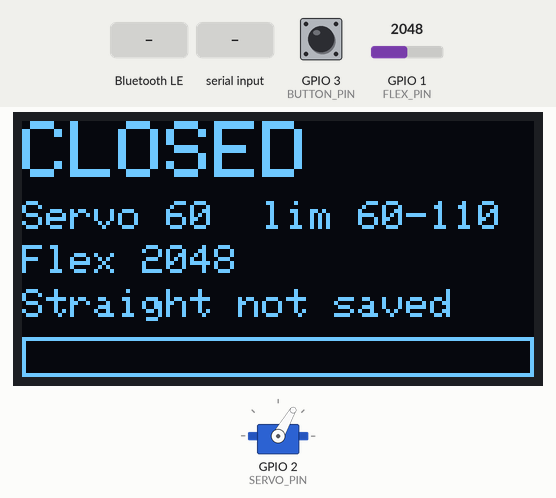
Recording of a sketch running on a simulated Seeed XIAO ESP32-S3. On the bench: 128×64 one-colour display, servo. The test bench sets the inputs (shaded band); at power-on: GPIO 3 (BUTTON_PIN) HIGH, GPIO 1 (FLEX_PIN) = 2048 (analog values on the 0–4095 scale). EEPROM starts erased; nothing arrives over Bluetooth unless stated; a phone connects over Bluetooth LE 3 s after start; what the sketch prints to the serial monitor is not drawn.

Above: at 1.2 s.
1.3 s: GPIO 3 (BUTTON_PIN) pulled LOW for 0.15 s
At 2.3 s:
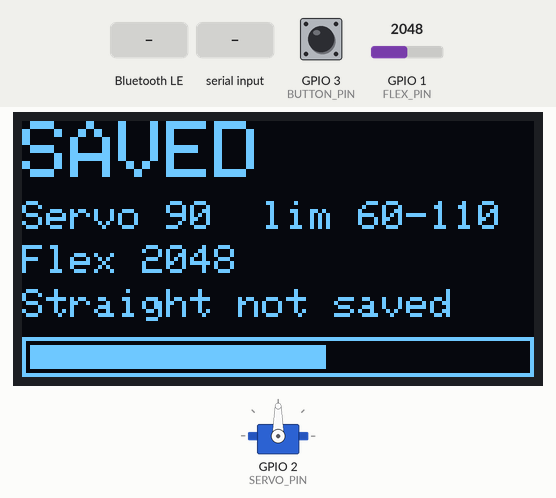
4.4 s: Bluetooth LE write "o" received
At 5.1 s:
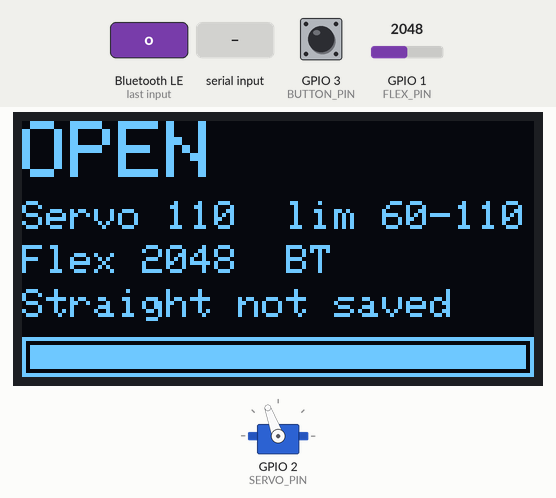
6.3 s: "c" received over Serial
At 8.1 s:
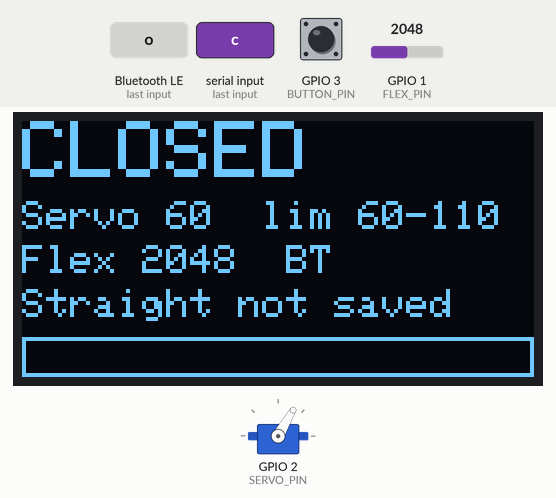
8.7 s: Bluetooth LE write "t" received
At 10.0 s:
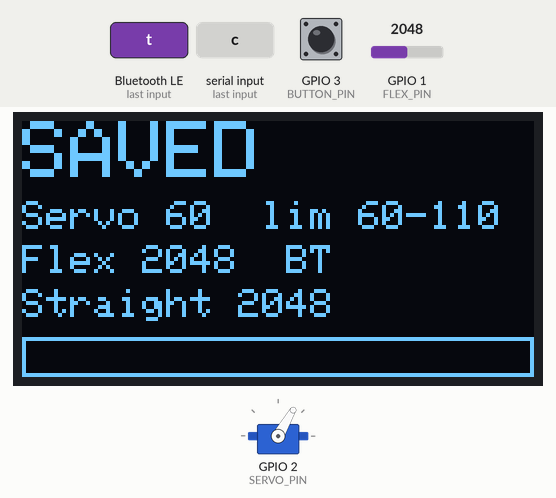
11.7 s: "s" received over Serial
At 12.8 s:
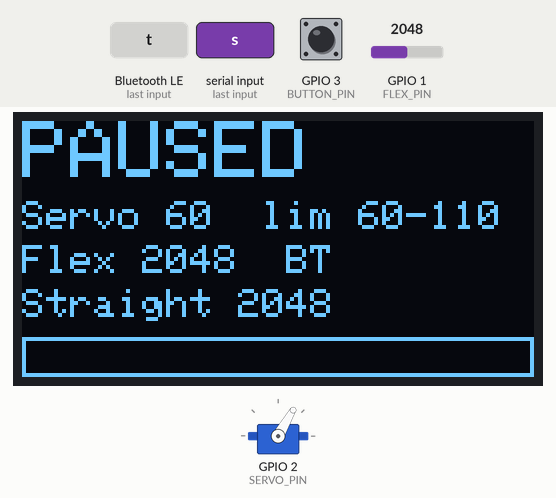
13.2 s: Bluetooth LE write "O" received
At 14.6 s:
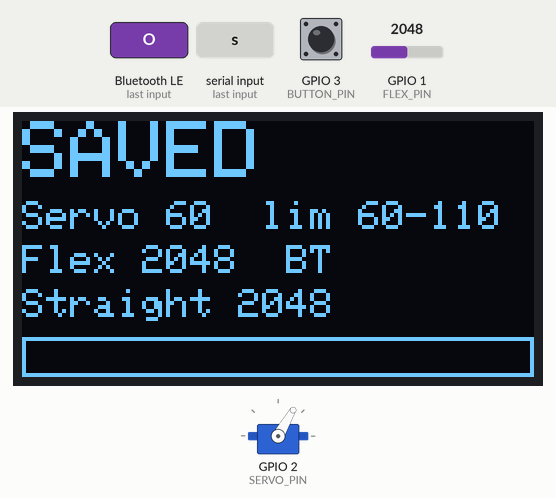
Timing chart, 0 to 16.2 s (numbered marks = the images above; inputs shaded):
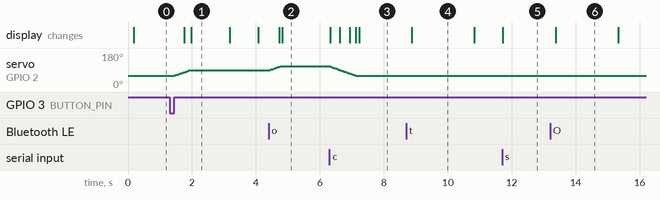

The sketch:

finger_xiao_safe.ino
```cpp
/*
  finger_xiao_safe  -  XIAO ESP32S3 + servo + flex sensor + knob (potentiometer) + button + OLED
  ==============================================================================================
  FOR TESTING ON REAL FINGERS. Safety comes first, so it starts with a SMALL movement range.

  ##############################################################################################
  ##  SAFETY - READ BEFORE EVERY UPLOAD                                                       ##
  ##  1. SAFE_MIN / SAFE_MAX below are the servo's hard limits. The code NEVER goes outside   ##
  ##     them, whatever the knob, button, website or flex sensor says.                         ##
  ##     They start narrow (60..110) ON PURPOSE. Widen by 10 degrees at a time, and only     ##
  ##     after you have watched the finger at the current limit.                              ##
  ##  2. Bigger servo (MG996R / DS3218) = 5-10x stronger than the MG90S. Start narrow again. ##
  ##  3. A DS3218 270-degree servo turns ~1.5x further for the same number:                   ##
  ##     write(110) is about 165 real degrees on a 270 servo.                                  ##
  ##  4. Keep a hand on the bench supply OUTPUT button. Velcro must rip off quickly.          ##
  ##############################################################################################

  Three safety layers in this code:
    A. Hard servo limits (SAFE_MIN / SAFE_MAX).
    B. Flex sensor ceiling: once you have saved the STRAIGHT reading (hold the button 2 s
       with the finger straight), opening stops automatically when the finger is straight.
    C. "Blocked" stop: if the servo turns BLOCK_DEG degrees but the finger hardly moves
       (stiff finger / spasm / snagged line), it pauses instead of pulling harder.

  CONTROLS
    Button short press : OPEN / CLOSE / PAUSE (same as before)
    Button hold 2 s    : save the current flex reading as STRAIGHT (finger held straight!)
    Knob (pot)         : with KNOB_MODE = true, the servo follows the knob (inside the limits)
    Website / Serial   : o = open, c = close, s = stop, t = save straight, b = save bent

  WIRING  (XIAO is 3.3 V: never put 5 V on a D pin)
    Servo   red -> + rail (bench supply 6.0 V) | brown -> - rail | orange -> D1
    Button  one leg -> D2, diagonal leg -> - rail
    Flex    XIAO 3V3 -> flex -> D0 ;  47k from D0 -> GND      (printed side facing UP, away from skin)
    Knob    outer legs -> 3V3 and GND ; middle leg -> D3
    OLED    VDD -> 3V3, GND -> GND, SDA -> D4, SCK -> D5
    XIAO GND -> - rail (shared ground). XIAO powered by USB-C. XIAO 5V pin NOT on the + rail.

  Board: XIAO_ESP32S3 (esp32 by Espressif), USB CDC On Boot: Enabled
  Libraries: ESP32Servo, Adafruit SSD1306, Adafruit GFX Library
*/
#include <ESP32Servo.h>
#include <Wire.h>
#include <Adafruit_GFX.h>
#include <Adafruit_SSD1306.h>
#include <Preferences.h>
#include <BLEDevice.h>
#include <BLEServer.h>
#include <BLEUtils.h>
#include <BLE2902.h>

// ======================= SAFETY SETTINGS (change carefully) =======================
const int  SAFE_MIN    = 60;     // servo angle with the finger CURLED (line slack)
const int  SAFE_MAX    = 110;    // servo angle allowed at most (line pulled). Widen 10 at a time.
const int  STEP_DELAY  = 15;     // ms per degree. Bigger = slower = safer. (MG90S demo used 5)
const bool KNOB_MODE   = false;  // true = servo follows the knob instead of the button
const int  BLOCK_DEG   = 30;     // pause if the servo turned this far but the finger barely moved
const int  BLOCK_RAW   = 40;     // "barely moved" = flex reading changed less than this
const int  STRAIGHT_MARGIN = 60; // stop when the flex reading is this close to the saved STRAIGHT
// ==================================================================================

const int SERVO_PIN = D1, BUTTON_PIN = D2, FLEX_PIN = A0, KNOB_PIN = A3;
#define NUS_SERVICE "6E400001-B5A3-F393-E0A9-E50E24DCCA9E"
#define NUS_RX      "6E400002-B5A3-F393-E0A9-E50E24DCCA9E"
#define NUS_TX      "6E400003-B5A3-F393-E0A9-E50E24DCCA9E"

Servo s;
Adafruit_SSD1306 oled(128, 64, &Wire, -1);
Preferences prefs;
bool hasOled = false;

enum State { CLOSED, OPENING, OPENED, CLOSING, PAUSED, BLOCKED, KNOB };
const char* NAMES[] = { "CLOSED", "OPENING", "OPEN", "CLOSING", "PAUSED", "BLOCKED", "KNOB" };
State state = CLOSED;
int angle = SAFE_MIN, target = SAFE_MIN;
int flexRaw = 0, straightRaw = -1, bentRaw = -1;
int blockStartAngle = 0, blockStartFlex = 0;
unsigned long lastStep = 0, lastSend = 0, lastScreen = 0, msgUntil = 0;
const char* msg = "";

BLECharacteristic* txChar = nullptr;
volatile bool bleConnected = false;
volatile char bleCmd = 0;
class ServerCB : public BLEServerCallbacks {
  void onConnect(BLEServer* srv) { bleConnected = true; }
  void onDisconnect(BLEServer* srv) { bleConnected = false; BLEDevice::startAdvertising(); }
};
class RxCB : public BLECharacteristicCallbacks {
  void onWrite(BLECharacteristic* c) { auto v = c->getValue(); if (v.length() > 0) bleCmd = v[0]; }
};

void flash(const char* m) { msg = m; msgUntil = millis() + 2000; Serial.println(m); }
bool atStraight() { return straightRaw >= 0 && abs(flexRaw - straightRaw) <= STRAIGHT_MARGIN; }

void startOpen() {
  if (atStraight()) { flash("Already straight"); return; }
  target = SAFE_MAX; state = OPENING; blockStartAngle = angle; blockStartFlex = flexRaw;
}
void startClose() { target = SAFE_MIN; state = CLOSING; }
void pauseHere()  { target = angle;    state = PAUSED;  }
void saveStraight() { straightRaw = flexRaw; prefs.putInt("straight", straightRaw); flash("Saved STRAIGHT"); }
void saveBent()     { bentRaw = flexRaw;     prefs.putInt("bent", bentRaw);         flash("Saved BENT"); }

void command(char c) {
  switch (c) {
    case 'o': case 'O': startOpen(); break;
    case 'c': case 'C': startClose(); break;
    case 's': case 'S': pauseHere(); break;
    case 't': case 'T': saveStraight(); break;
    case 'b': case 'B': saveBent(); break;
  }
}
void onShortPress() {
  if (state == CLOSED) startOpen();
  else if (state == OPENING || state == CLOSING) pauseHere();
  else startClose();                       // OPEN / PAUSED / BLOCKED -> close (safe direction)
}

// returns 1 = short press, 2 = long press (2 s), 0 = nothing
int readButton() {
  static bool down = false; static unsigned long t0 = 0; static bool longDone = false;
  bool pressed = digitalRead(BUTTON_PIN) == LOW;
  if (pressed && !down) { down = true; t0 = millis(); longDone = false; }
  if (pressed && down && !longDone && millis() - t0 > 2000) { longDone = true; return 2; }
  if (!pressed && down) { down = false; if (!longDone && millis() - t0 > 40) return 1; }
  return 0;
}

void drawScreen() {
  oled.clearDisplay(); oled.setTextColor(SSD1306_WHITE);
  oled.setTextSize(2); oled.setCursor(0, 0);
  oled.println(millis() < msgUntil ? "SAVED" : NAMES[state]);
  oled.setTextSize(1);
  oled.setCursor(0, 20); oled.print("Servo "); oled.print(angle); oled.print("  lim "); oled.print(SAFE_MIN); oled.print("-"); oled.print(SAFE_MAX);
  oled.setCursor(0, 31); oled.print("Flex "); oled.print(flexRaw); oled.print(bleConnected ? "  BT" : "");
  oled.setCursor(0, 42); oled.print("Straight ");
  if (straightRaw < 0) oled.print("not saved"); else oled.print(straightRaw);
  oled.drawRect(0, 54, 128, 10, SSD1306_WHITE);
  oled.fillRect(2, 56, map(angle, SAFE_MIN, SAFE_MAX, 0, 124), 6, SSD1306_WHITE);
  oled.display();
}

void setup() {
  Serial.begin(115200);
  pinMode(BUTTON_PIN, INPUT_PULLUP);
  analogReadResolution(12);
  prefs.begin("exohand", false);
  straightRaw = prefs.getInt("straight", -1);
  bentRaw     = prefs.getInt("bent", -1);

  Wire.begin();
  for (byte a : { (byte)0x3C, (byte)0x3D }) {
    Wire.beginTransmission(a);
    if (Wire.endTransmission() == 0) { hasOled = oled.begin(SSD1306_SWITCHCAPVCC, a); break; }
  }
  Wire.setClock(400000);

  s.setPeriodHertz(50);
  s.attach(SERVO_PIN, 500, 2400);
  s.write(angle);                           // starts at SAFE_MIN (slack line)

  BLEDevice::init("ExoHand");
  BLEServer* srv = BLEDevice::createServer(); srv->setCallbacks(new ServerCB());
  BLEService* svc = srv->createService(NUS_SERVICE);
  txChar = svc->createCharacteristic(NUS_TX, BLECharacteristic::PROPERTY_NOTIFY);
  txChar->addDescriptor(new BLE2902());
  BLECharacteristic* rx = svc->createCharacteristic(NUS_RX, BLECharacteristic::PROPERTY_WRITE | BLECharacteristic::PROPERTY_WRITE_NR);
  rx->setCallbacks(new RxCB());
  svc->start();
  BLEAdvertising* adv = BLEDevice::getAdvertising(); adv->addServiceUUID(NUS_SERVICE); adv->setScanResponse(true);
  BLEDevice::startAdvertising();
  if (KNOB_MODE) state = KNOB;
}

void loop() {
  unsigned long now = millis();

  int b = readButton();
  if (b == 1 && !KNOB_MODE) onShortPress();
  if (b == 2) saveStraight();
  while (Serial.available()) command(Serial.read());
  if (bleCmd) { command(bleCmd); bleCmd = 0; }

  long sum = 0; for (byte i = 0; i < 8; i++) sum += analogRead(FLEX_PIN); flexRaw = sum / 8;

  if (KNOB_MODE) {                          // knob sets the target, always inside the safe limits
    target = map(analogRead(KNOB_PIN), 0, 4095, SAFE_MIN, SAFE_MAX);
    if (atStraight() && target > angle) target = angle;     // never pull past straight
  }

  // ---- safety layer B: flex sensor ceiling ----
  if (state == OPENING && atStraight()) { target = angle; state = OPENED; flash("Straight: stopped"); }
  // ---- safety layer C: servo turning but finger not moving ----
  if (state == OPENING && angle - blockStartAngle >= BLOCK_DEG) {
    if (abs(flexRaw - blockStartFlex) < BLOCK_RAW) { target = angle; state = BLOCKED; flash("BLOCKED: finger not moving"); }
    else { blockStartAngle = angle; blockStartFlex = flexRaw; }
  }

  target = constrain(target, SAFE_MIN, SAFE_MAX);           // safety layer A, always
  if (angle != target && now - lastStep >= (unsigned long)STEP_DELAY) {
    lastStep = now; angle += (target > angle) ? 1 : -1; s.write(angle);
  }
  if (angle == target) {
    if (state == OPENING) state = OPENED;
    else if (state == CLOSING) state = CLOSED;
  }

  if (now - lastSend >= 50) {
    lastSend = now;
    char line[24];
    int n = snprintf(line, sizeof(line), "D,%d,%d,%s\n", flexRaw, angle, NAMES[state]);
    Serial.print(line);
    if (bleConnected && txChar) { txChar->setValue((uint8_t*)line, n); txChar->notify(); }
  }
  if (hasOled && now - lastScreen >= 150) { lastScreen = now; drawScreen(); }
}
```

Measured:
- after the input at 1.3 s, servo on GPIO 2 (SERVO_PIN): moves from 60° to 90° over 0.48 s, starting after 0.15 s; the display: first changes after 0.45 s (image 1 shows a later state)
- after the input at 4.4 s, servo on GPIO 2 (SERVO_PIN): moves from 90° to 110° over 0.32 s, starting at once; the display: first changes after 0.33 s (image 2 shows a later state)
- after the input at 6.3 s, servo on GPIO 2 (SERVO_PIN): moves from 110° to 60° over 0.82 s, starting at once; the display: first changes at once (image 3 shows a later state)
- after the input at 8.7 s, the display: changes after 0.18 s (image 4)
- after the input at 11.7 s, the display: changes at once (image 5)
- after the input at 13.2 s, the display: changes after 0.18 s (image 6)
- what the display in image 1 shows lasts 1.2 s, from 2.0 s to 3.2 s
